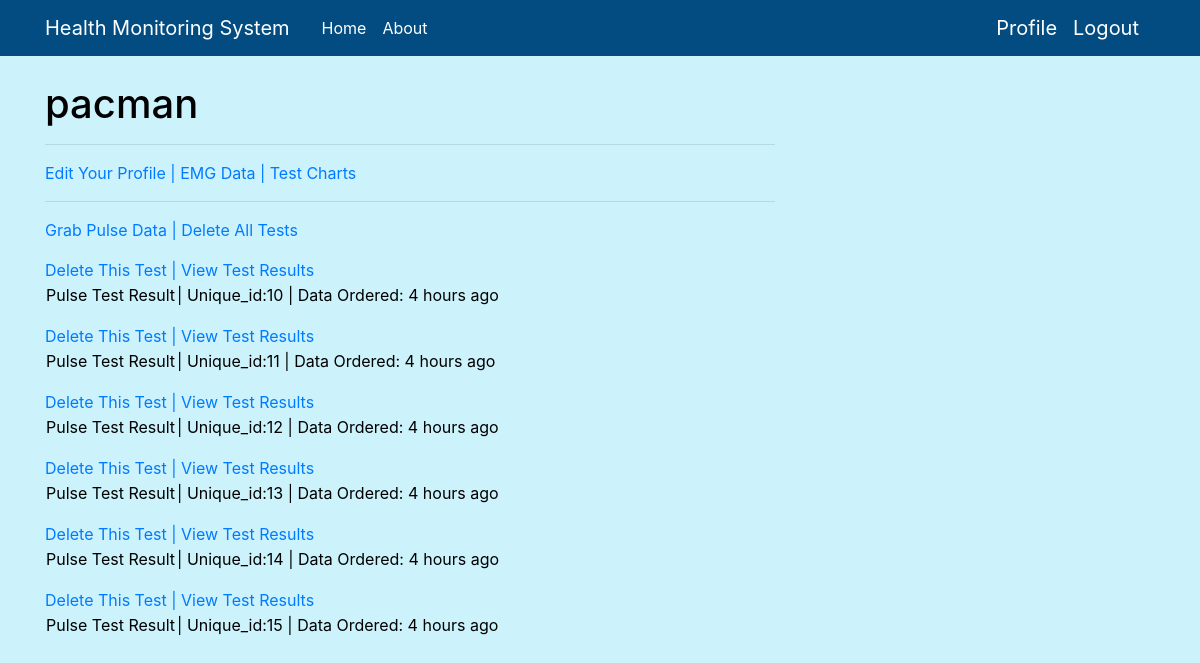
The app's page /auth/user/pacman (signed in), older data.
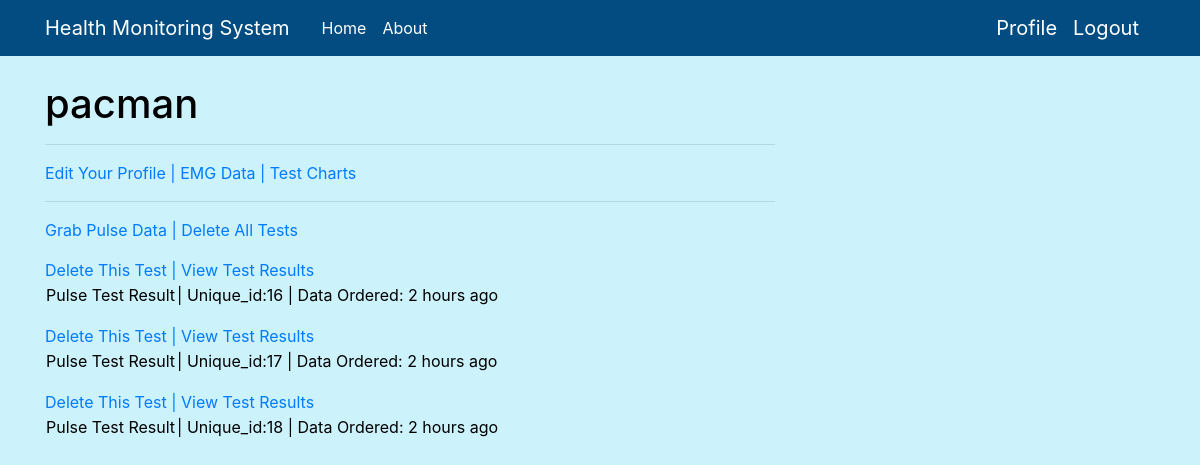
The same page, newer data.
### website/models.py (models this page shows, shortened)
class User(UserMixin, db.Model):
    id = db.Column(db.Integer, primary_key=True)
    username = db.Column(db.String(64), index=True, unique=True)
    email = db.Column(db.String(120), index=True, unique=True)          # email field format is validated
    DOB = db.Column(db.String(6), index=True, unique=True)              # DOB field format is validated
    password_hash = db.Column(db.String(128))
    packets = db.relationship("Packet", backref='author', lazy='dynamic')
    packet_count = db.Column(db.Integer, index=True)                    # TODO: managing the users packet counter
    admin = db.Column(db.Integer, index=True, default=False)
    seen_packets = []

class Packet(db.Model):
    id = db.Column(db.Integer, primary_key=True)
    body = db.Column(db.String(500))
    timestamp = db.Column(db.DateTime, index=True, default=datetime.utcnow)     # this timestamp represents when the test was ordered
    test_taken = db.Column(db.String(50), index=True, default=None)             # this timestamp represents when the test was taken
    user_id = db.Column(db.Integer, db.ForeignKey('user.id'))
    test_type = db.Column(db.String(150), default=None)

### website/auth/routes.py (the view)
@bp.route('/user/<username>')
@login_required
def user(username):
    user = User.query.filter_by(username=username).first_or_404()
    return render_template('user.html', user=user, packets=user.packets.all())

### website/models.py (called while the page is built)
@login.user_loader
def load_user(id):
    return User.query.get(int(id))

### website/templates/user.html (shortened to what this page needs)
{% extends "base.html" %}
{% block content %}
    <h1>{{ user.username }}</h1>
    <hr>
    {% if user == current_user %}
    <td><a href="{{ url_for('auth.edit_profile') }}">Edit Your Profile</a></td>
    <td><a href="{{ url_for('main.newEMGtest', username=current_user.username) }}"> |    EMG Data</a></td>
    <td><a href="{{ url_for('main.test_chart', username=current_user.username)}}"> |    Test Charts</a></td>
    <hr>
    <td><a href="{{ url_for('main.newtest', username=current_user.username) }}">Grab Pulse Data</a></td>
    <td><a href="{{ url_for('main.delete_all_tests', username=current_user.username) }}"> |    Delete All Tests</a></td>
    {% for packet in packets %}
    <p>
        {% include '_packet.html' %}
    </p>
    {% endfor %}
    {% endif %}
{% endblock %}

### website/templates/base.html (shortened to what this page needs)
<!doctype html>
<html lang="en">
<html>
  <head>
    <link rel="stylesheet" href="https://stackpath.bootstrapcdn.com/bootstrap/4.3.1/css/bootstrap.min.css">
    <link rel="stylesheet" type="text/css" href="{{ url_for('static', filename='main.css') }}">
  </head>
  <body>
    <header class="site-header">
      <nav class="navbar navbar-expand-md navbar-dark bg-steel fixed-top">
        <div class="container">
          <a class="navbar-brand mr-4" href="/">Health Monitoring System</a>
          <div class="collapse navbar-collapse" id="navbarToggle">
            <div class="navbar-nav mr-auto">
              {% if current_user.is_anonymous %}
              <a class="nav-item nav-link" href="{{ url_for('auth.index_guest') }}">Home</a>
              {% else %}
              <a class="nav-item nav-link" href="{{ url_for('auth.index') }}">Home</a>
              {% endif %}
              <a class="nav-item nav-link" href="/about">About</a>
            </div>
            {% if current_user.is_anonymous %}
            <div class="navbar-nav">
              <a class="nav-item nav-link" href="{{ url_for('auth.login') }}">Login</a>
              <a class="nav-item nav-link" href="{{ url_for('auth.signup') }}">Sign Up</a>
            </div>
            {% else %}
            <a class="navbar-brand" href="{{ url_for('auth.user', username=current_user.username) }}">Profile</a>
            <a class="navbar-brand" href="{{ url_for('auth.logout') }}">Logout</a>
            {% endif %}
          </div>
        </div>
      </nav>
    </header>
    <main role="main" class="container">
      <div class="row">
        <div class="col-md-8">
          {% block content %}{% endblock %}
    </main>
  </body>
</html>

### website/templates/_packet.html
<table>
        <tr valign="top">
            <td>{{ packet.test_type }} Test Result <br></td>
            <td>  |   Unique_id:{{packet.id}}   |   Data Ordered: {{ moment(packet.timestamp).fromNow() }}</td>
        <a href="{{ url_for('main.deletetest', username=current_user.username, packet_id=packet.id) }}">Delete This Test </a>
        <a href="{{ url_for('main.open_packet', username=current_user.username, packet_id=packet.id) }}">   |  View Test Results</a>
        </tr>
    </table>

### website/static/main.css (style rules this page uses)
body { background: #ccf2fb; color: #000000; margin-top: 5rem; }
h1, h2, h3, h4, h5, h6 { color: #000000; }
.bg-steel { background-color: #024c81; }
.site-header .navbar-nav .nav-link { color: #ffffff; }

Row changes from the older to the newer data that the page shows:
no longer on this page (row edited): Packet: test_type "Pulse", id "10", timestamp "4 hours ago"
removed Packet: test_type "Pulse", id "11", timestamp "4 hours ago"
removed Packet: test_type "Pulse", id "12", timestamp "4 hours ago"
removed Packet: test_type "Pulse", id "13", timestamp "4 hours ago"
removed Packet: test_type "Pulse", id "14", timestamp "4 hours ago"
removed Packet: test_type "Pulse", id "15", timestamp "4 hours ago"
added Packet: test_type "Pulse", id "16", timestamp "2 hours ago"
added Packet: test_type "Pulse", id "17", timestamp "2 hours ago"
added Packet: test_type "Pulse", id "18", timestamp "2 hours ago"
